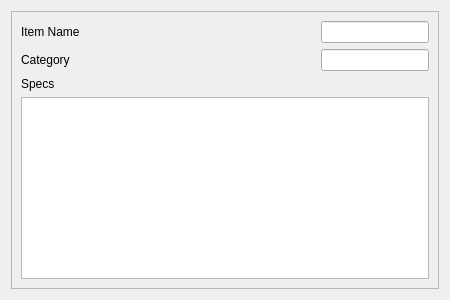
<?xml version="1.0" encoding="UTF-8"?>
<ui version="4.0">
 <class>DetailsDialog</class>
 <widget class="QDialog" name="DetailsDialog">
  <property name="geometry">
   <rect>
    <x>0</x>
    <y>0</y>
    <width>450</width>
    <height>300</height>
   </rect>
  </property>
  <property name="windowTitle">
   <string>Dialog</string>
  </property>
  <layout class="QVBoxLayout" name="verticalLayout">
   <item>
    <widget class="QFrame" name="frame">
     <property name="frameShape">
      <enum>QFrame::StyledPanel</enum>
     </property>
     <property name="frameShadow">
      <enum>QFrame::Raised</enum>
     </property>
     <layout class="QVBoxLayout" name="verticalLayout_3">
      <item>
       <layout class="QHBoxLayout" name="horizontal">
        <item alignment="Qt::AlignLeft">
         <widget class="QLabel" name="item">
          <property name="text">
           <string>Item Name </string>
          </property>
         </widget>
        </item>
        <item alignment="Qt::AlignRight">
         <widget class="QLineEdit" name="lineEdit"/>
        </item>
       </layout>
      </item>
      <item>
       <layout class="QHBoxLayout" name="horizontalLayout_2">
        <item alignment="Qt::AlignLeft">
         <widget class="QLabel" name="category">
          <property name="text">
           <string>Category</string>
          </property>
         </widget>
        </item>
        <item alignment="Qt::AlignRight">
         <widget class="QLineEdit" name="categoryName"/>
        </item>
       </layout>
      </item>
      <item>
       <layout class="QVBoxLayout" name="verticalLayout_2">
        <item alignment="Qt::AlignTop">
         <widget class="QLabel" name="label_3">
          <property name="text">
           <string>Specs</string>
          </property>
         </widget>
        </item>
        <item alignment="Qt::AlignBottom">
         <widget class="QTextEdit" name="textEdit"/>
        </item>
       </layout>
      </item>
     </layout>
    </widget>
   </item>
  </layout>
 </widget>
 <resources/>
 <connections/>
</ui>
